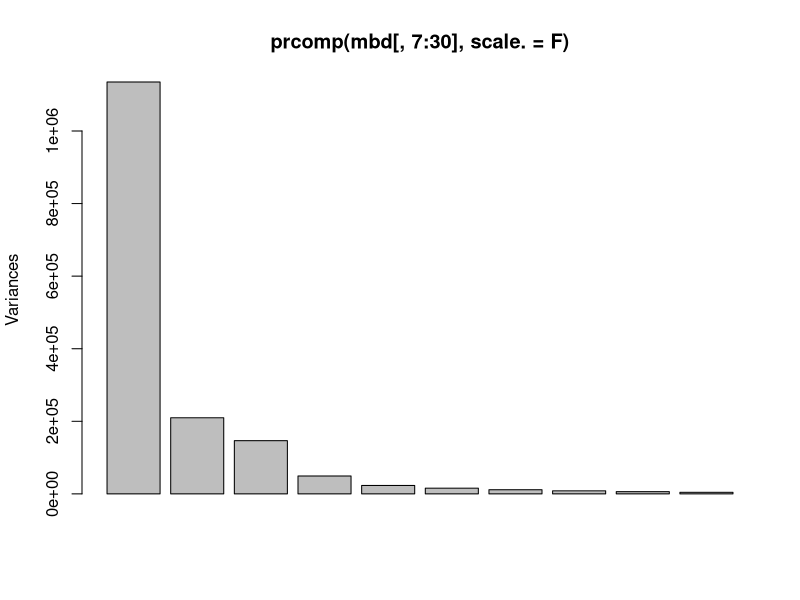
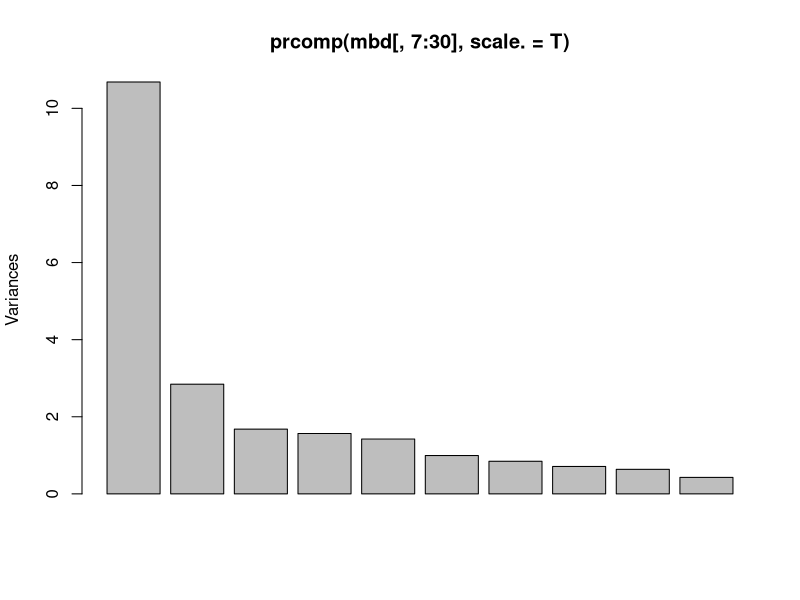

Write the R code that produced these figures, in order.
## ---- chunk 1
mbd <- read.table("metabdata.csv",header=T,sep=",")
summary(mbd)
## ---- chunk 2
plot(prcomp(mbd[,7:30], scale. = F))
plot(prcomp(mbd[,7:30], scale. = T))
